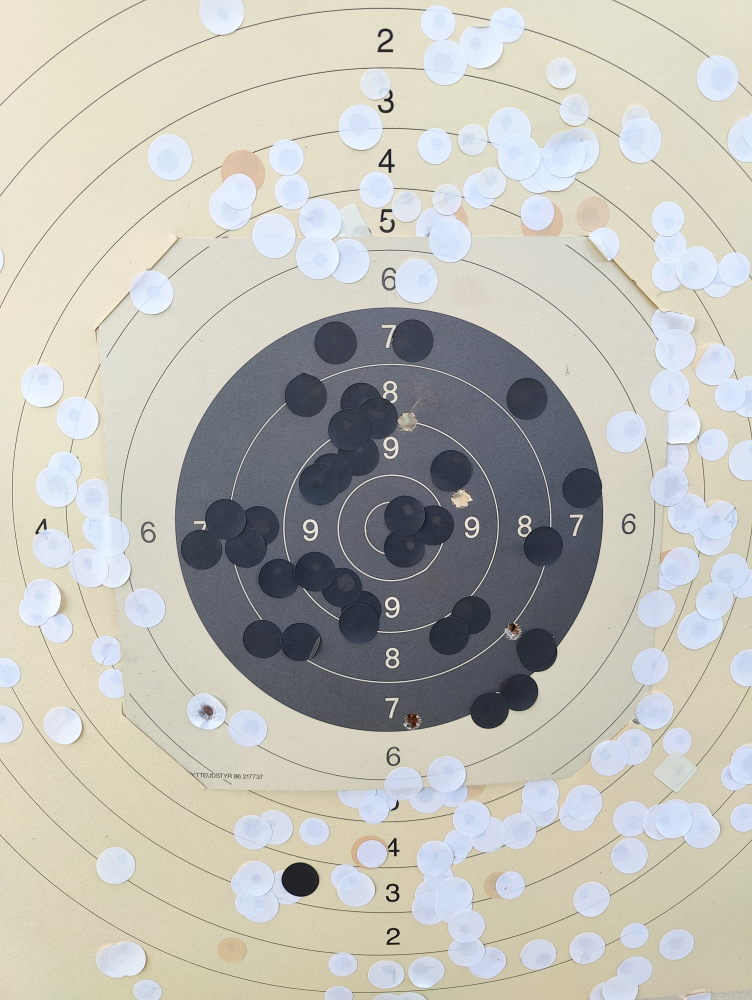
#> input picture target-0.jpg, 3008 x 4000 px (shown at 1/4 size)
$ python -i normalize-target.py   (imports and definitions only)
#> lines starting #> are read from the running program, lines starting #| are printed output that depends on the picture
import cv2
import numpy as np

def normalize_target(image_nparr):
    # Convert bytes to numpy array
    img = cv2.imdecode(image_nparr, cv2.IMREAD_COLOR)
    _, img = cv2.threshold(img, 50, 255, cv2.THRESH_BINARY)
    contours, _ = cv2.findContours(img, cv2.RETR_TREE, cv2.CHAIN_APPROX_SIMPLE)
    ellipse = cv2.fitEllipse(contours[0])
    M = cv2.getRotationMatrix2D(ellipse[1], ellipse[2], 1)
    img = cv2.warpAffine(img, M, img.shape)
    return M


# # Threshold the image
# _, img = cv2.threshold(img, 50, 255, cv2.THRESH_BINARY)

# # Find contours in the image
# contours, _ = cv2.findContours(img, cv2.RETR_TREE, cv2.CHAIN_APPROX_SIMPLE)

# # Find the ellipse
# ellipse = cv2.fitEllipse(contours[0])

# # Calculate the transformation that would make the ellipse a circle
# M = cv2.getRotationMatrix2D(ellipse[1], ellipse[2], 1)

# # Apply the transformation to the image
# img = cv2.warpAffine(img, M, img.shape)

# # Save the transformed image
# cv2.imwrite('transformed_image.jpg', img)

>>> import cv2
>>> picture = cv2.imread('target-0.jpg', cv2.IMREAD_GRAYSCALE)
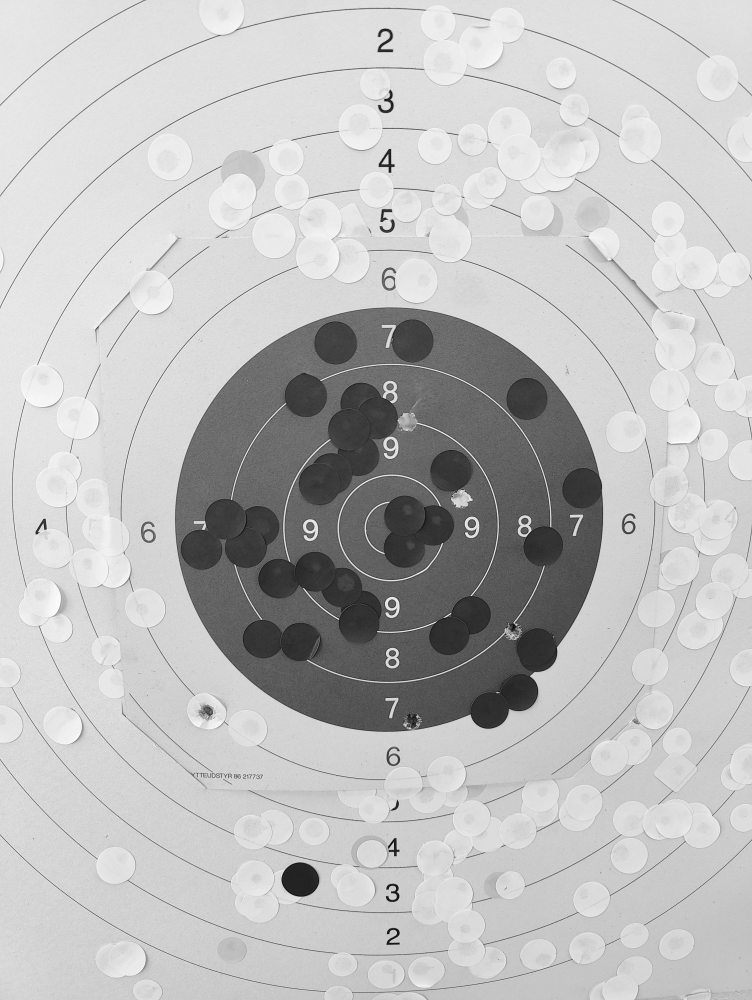
#> picture: shape (4000, 3008) (shown at 1/4 size); min 0, max 255, mean 190.3
#> (the run stopped early here; a loop or call above may not have finished)
